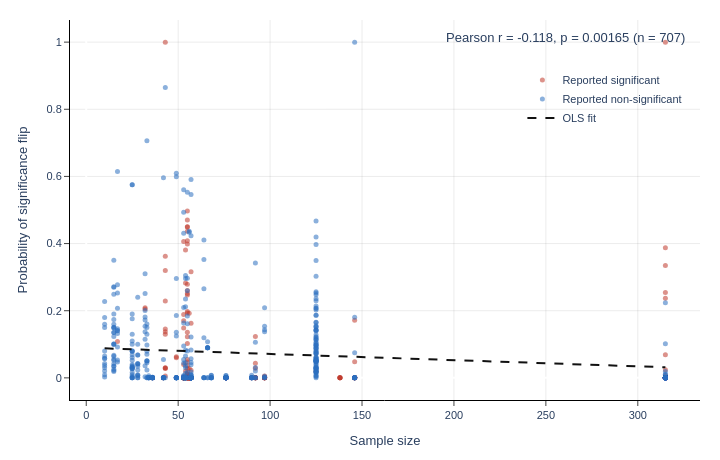

Notebook code for this chart:
### Markdown cell above
## Scatter plot

Flip significance probability against study sample size, with an ordinary
least-squares fit. Reported-significant and reported-non-significant results are
distinguished by colour.

### Code cell
import plotly.graph_objects as go

FONT, SZ_TICK, SZ_LABEL = "Helvetica", 11, 13
COL_SIG, COL_NONSIG, COL_FIT = "#c0392b", "#2c6fbf", "#111111"

x = data["sample_size"].to_numpy(dtype=float)
y = data["proba_flip"].to_numpy(dtype=float)

# OLS fit for the trend line
slope, intercept = np.polyfit(x, y, 1)
xs = np.array([x.min(), x.max()])
ys = slope * xs + intercept

fig = go.Figure()
for label, colour in [(True, COL_SIG), (False, COL_NONSIG)]:
    m = data["significant"] == label
    fig.add_trace(
        go.Scatter(
            x=x[m.to_numpy()],
            y=y[m.to_numpy()],
            mode="markers",
            name=("Reported significant" if label else "Reported non-significant"),
            marker=dict(color=colour, size=5, opacity=0.55, line=dict(width=0)),
            hovertemplate="sample size=%{x}<br>P(flip)=%{y:.3f}<extra></extra>",
        )
    )
fig.add_trace(
    go.Scatter(
        x=xs,
        y=ys,
        mode="lines",
        name="OLS fit",
        line=dict(color=COL_FIT, width=2, dash="dash"),
        hoverinfo="skip",
    )
)

fig.add_annotation(
    x=0.98,
    y=0.98,
    xref="paper",
    yref="paper",
    showarrow=False,
    text=f"Pearson r = {r:.3f}, p = {p:.3g} (n = {len(data)})",
    font=dict(family=FONT, size=SZ_LABEL),
    align="right",
    xanchor="right",
    yanchor="top",
)

axis = dict(
    showline=True,
    linewidth=1,
    linecolor="black",
    mirror=False,
    ticks="outside",
    tickfont=dict(family=FONT, size=SZ_TICK),
    gridcolor="rgba(0,0,0,0.08)",
)
fig.update_xaxes(
    title=dict(text="Sample size", font=dict(family=FONT, size=SZ_LABEL)), **axis
)
fig.update_yaxes(
    title=dict(
        text="Probability of significance flip", font=dict(family=FONT, size=SZ_LABEL)
    ),
    **axis,
)
fig.update_layout(
    width=720,
    height=460,
    plot_bgcolor="white",
    paper_bgcolor="white",
    font=dict(family=FONT, size=SZ_TICK),
    legend=dict(
        x=0.98,
        y=0.88,
        xanchor="right",
        yanchor="top",
        bgcolor="rgba(0,0,0,0)",
        font=dict(family=FONT, size=SZ_TICK),
    ),
    margin=dict(l=70, r=20, t=20, b=60),
)
fig.show()

### Figure 1 — Plotly figure (JSON) as saved in the notebook; plotly's stock layout.template omitted (floating-point values rounded to 4 significant figures; data arrays with more than 128 entries replaced by an {"elided": "..."} marker saying what was removed)
{"data": [{"hovertemplate": "sample size=%{x}<br>P(flip)=%{y:.3f}<extra></extra>", "marker": {"color": "#c0392b", "line": {"width": 0}, "opacity": 0.55, "size": 5}, "mode": "markers", "name": "Reported significant", "type": "scatter", "x": {"elided": "198 float values"}, "y": {"elided": "198 float values"}}, {"hovertemplate": "sample size=%{x}<br>P(flip)=%{y:.3f}<extra></extra>", "marker": {"color": "#2c6fbf", "line": {"width": 0}, "opacity": 0.55, "size": 5}, "mode": "markers", "name": "Reported non-significant", "type": "scatter", "x": {"elided": "509 float values"}, "y": {"elided": "509 float values"}}, {"hoverinfo": "skip", "line": {"color": "#111111", "dash": "dash", "width": 2}, "mode": "lines", "name": "OLS fit", "type": "scatter", "x": [10.0, 315.0], "y": [0.08789, 0.03158]}], "layout": {"annotations": [{"align": "right", "font": {"family": "Helvetica", "size": 13}, "showarrow": false, "text": "Pearson r = -0.118, p = 0.00165 (n = 707)", "x": 0.98, "xanchor": "right", "xref": "paper", "y": 0.98, "yanchor": "top", "yref": "paper"}], "font": {"family": "Helvetica", "size": 11}, "height": 460, "legend": {"bgcolor": "rgba(0,0,0,0)", "font": {"family": "Helvetica", "size": 11}, "x": 0.98, "xanchor": "right", "y": 0.88, "yanchor": "top"}, "margin": {"b": 60, "l": 70, "r": 20, "t": 20}, "paper_bgcolor": "white", "plot_bgcolor": "white", "width": 720, "xaxis": {"gridcolor": "rgba(0,0,0,0.08)", "linecolor": "black", "linewidth": 1, "mirror": false, "showline": true, "tickfont": {"family": "Helvetica", "size": 11}, "ticks": "outside", "title": {"font": {"family": "Helvetica", "size": 13}, "text": "Sample size"}}, "yaxis": {"gridcolor": "rgba(0,0,0,0.08)", "linecolor": "black", "linewidth": 1, "mirror": false, "showline": true, "tickfont": {"family": "Helvetica", "size": 11}, "ticks": "outside", "title": {"font": {"family": "Helvetica", "size": 13}, "text": "Probability of significance flip"}}}}
